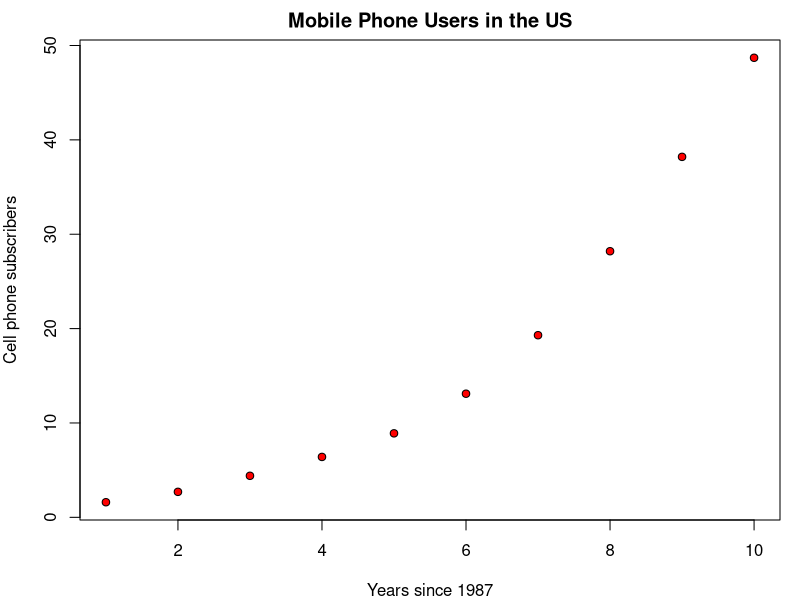
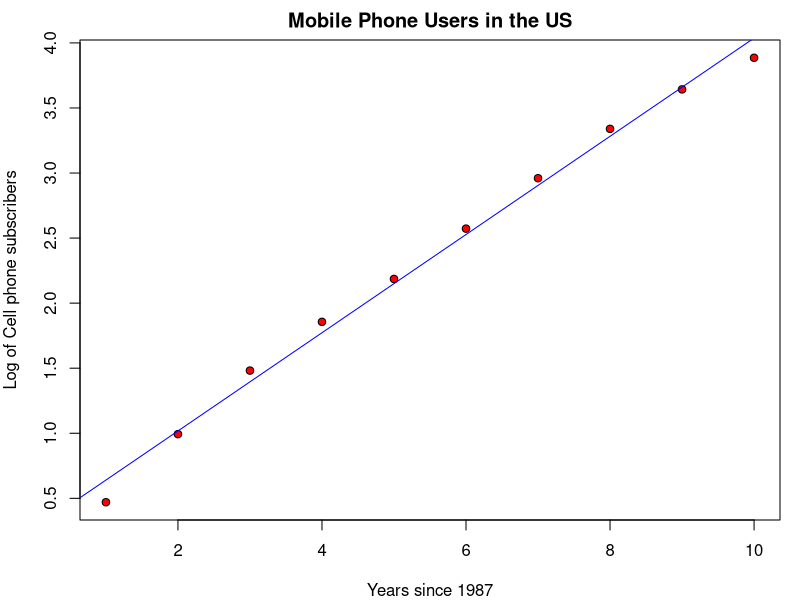
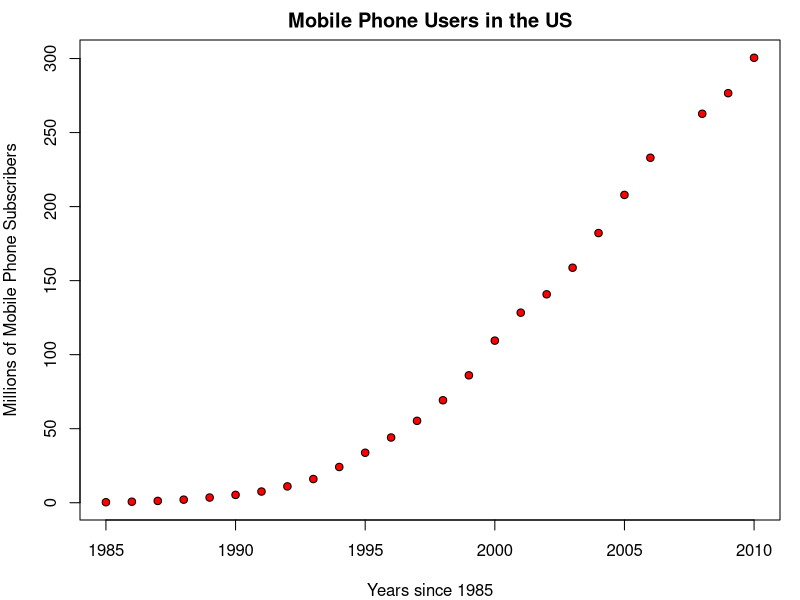
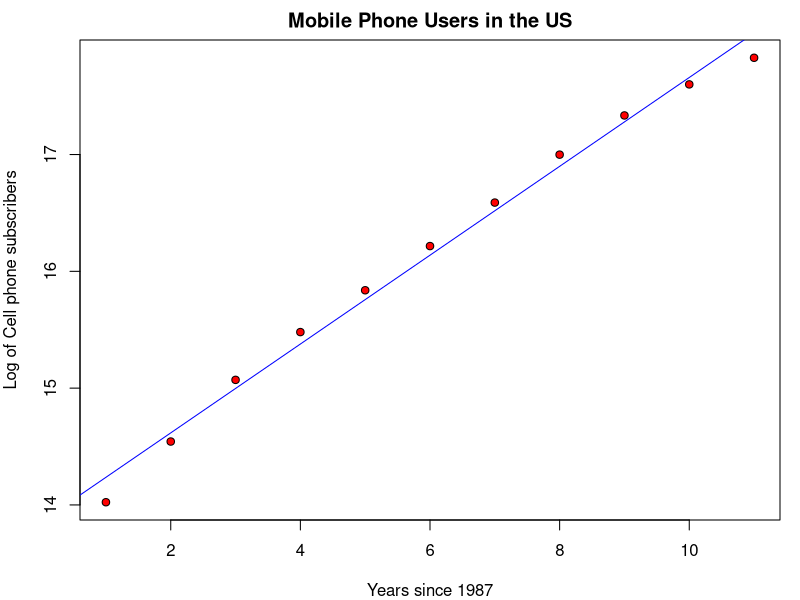

Recreate these plots in R, in order.
t=seq(1,10)
subscribers=c(1.6,2.7,4.4,6.4,8.9,13.1,19.3,28.2,38.2,48.7)

margins<-c(4,4,2,1)

png(filename="cellphones.png", width=4, height=4, units="in", pointsize=12, bg="white", res=300, type="quartz")
par(mar=margins)
plot(t,subscribers, xlab="Years since 1987", ylab="Cell phone subscribers", pch=21, col="black", bg="red", main="Mobile Phone Users in the US")

dev.off()


png(filename="cellphoneslinear.png", width=4, height=4, units="in", pointsize=12, bg="white", res=300, type="quartz")
par(mar=margins)
plot(t,log(subscribers), xlab="Years since 1987", ylab="Log of Cell phone subscribers", pch=21, col="black", bg="red", main="Mobile Phone Users in the US")
res=lm(log(subscribers)~t)
abline(res, col="blue")

dev.off()

# Now, some independent data from the Information Please almanac online:

infoplease<-(read.delim("cellphoneuse.tab", header=TRUE, sep="\t", comment.char="#"))

# First, a map of the raw counts (divided by one million for clarity)
png(filename="cellphones_alt1.png", width=5, height=5, units="in", pointsize=12, bg="white", res=300, type="quartz")
par(mar=margins)
plot(infoplease$YEAR, infoplease$COUNT/1000000, xlab="Years since 1985", ylab="Millions of Mobile Phone Subscribers", pch=21, col="black", bg="red", main="Mobile Phone Users in the US")

dev.off()

infosubset<-(subset(infoplease, YEAR<1998 & YEAR > 1986))
time=seq(1,length(infosubset$COUNT))

# Next, a graphic of the LOG of the counts:

png(filename="cellphones_linearalt1.png", width=5, height=5, units="in", pointsize=12, bg="white", res=300, type="quartz")
par(mar=margins)
plot(time,log(infosubset$COUNT), xlab="Years since 1987", ylab="Log of Cell phone subscribers", pch=21, col="black", bg="red", main="Mobile Phone Users in the US")
res=lm(log(infosubset$COUNT)~time)
abline(res, col="blue")

dev.off()

